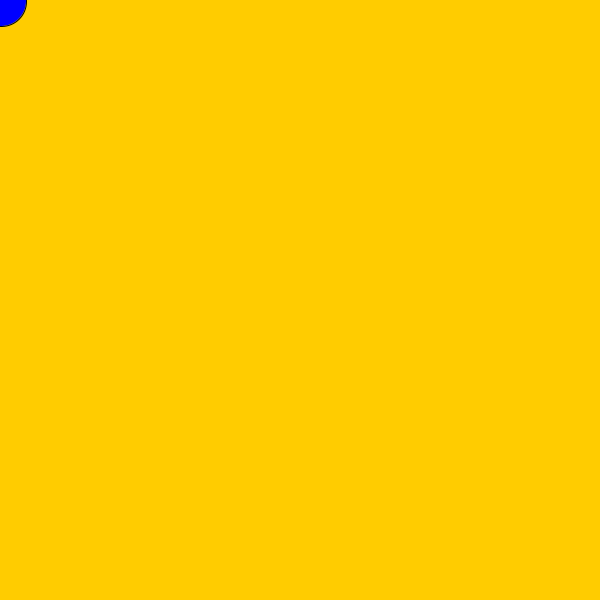
Frame 1 (no input)
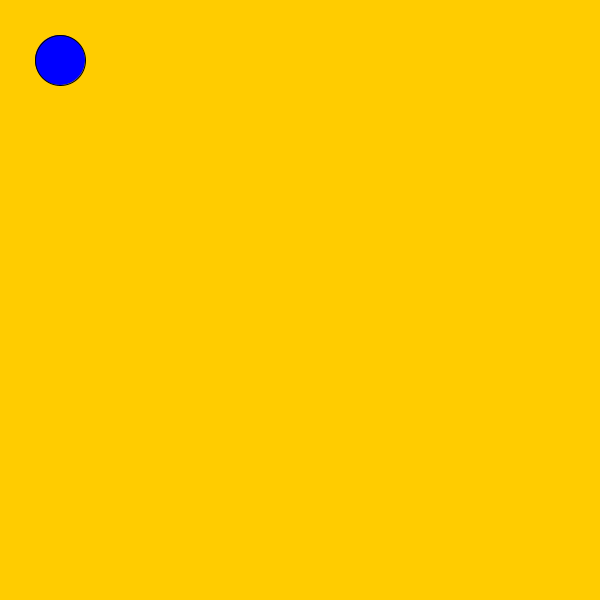
Frame 60 (the mouse pressed at the canvas centre just before this capture)
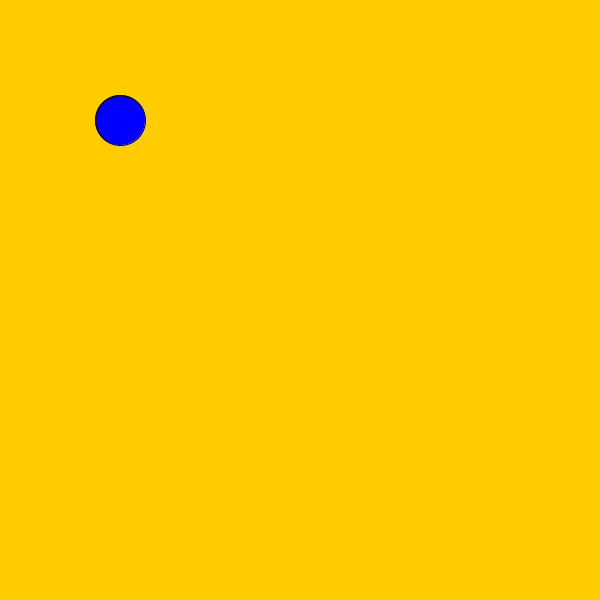
Frame 120 (the mouse held since frame 60 and released just before this capture)

The Processing sketch that drew these frames (run headless with seeded random() and noise(); from frame 60 on, the mouse is pressed at the canvas centre):

// Processing sketch: sketch_200415a
// ── sketch_200415a.pde
PVector pos = new PVector(0, 0);
int x = 1;
int y = 1;
void setup()
{
  size(600, 600);
  fill(255, 0, 0);
  ellipse(x, y, 50, 50);
}
void draw()
{
  pos.x = pos.x + x;
  pos.y = pos.y +y;
  fill(0, 0, 255);
  background(255, 204, 0);
  ellipse(pos.x, pos.y, 50, 50);

if(pos.x <= 25 && x < 0){
  x = -x;
}
if(pos.x > width-25 && x > 0){
  x = -x;
}
if(pos.y <= 25 && y < 0){
  y = -y;
}
if(pos.y > width-25 && y > 0){
  y = -y;
}
}
